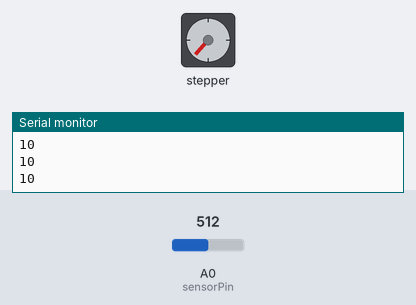
Recording of a sketch running on a simulated Arduino Uno, built with avr-gcc and run on an emulated ATmega328P. On the bench: stepper motor, the last lines printed to the serial monitor. The test bench sets the inputs (shaded band); at power-on: A0 (sensorPin) = 512. Stepper angles assume 3200 steps per turn.

Above: at 1.29 s.
1.3 s: A0 (sensorPin) set to 499
At 1.57 s:
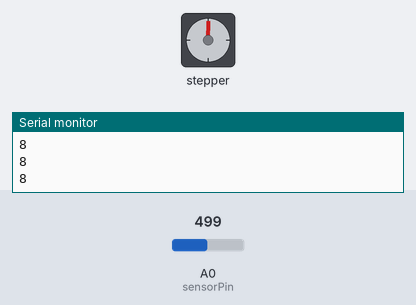
4.3 s: A0 (sensorPin) set to 400
At 4.45 s:
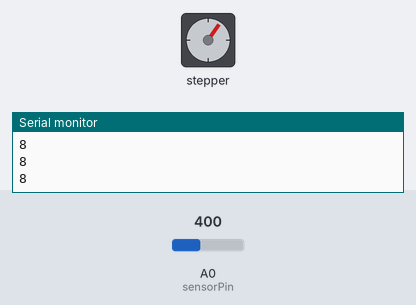
7.3 s: A0 (sensorPin) set to 369
At 7.68 s:
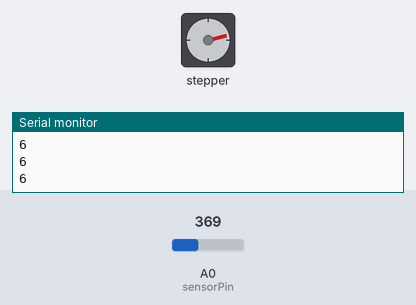
10.3 s: A0 (sensorPin) set to 122
Timing chart, 0 to 17.3 s (numbered marks = the images above; inputs shaded):
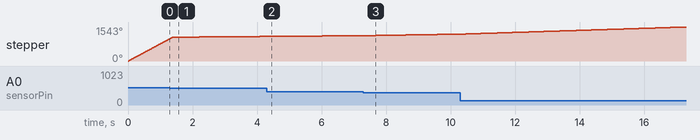

Measured:
- the behaviour switches between 512 and 511 on A0 (sensorPin) (found by bisection; images 0 and 1)
- the behaviour switches between 384 and 383 on A0 (sensorPin) (found by bisection; images 2 and 3)

The sketch:

_05_OneMotorSpeedControlwithPotentiometerTwoDirection.ino
```cpp
// (licence header left out)
#include <Arduino.h>
#include "A4988.h"

// Motor steps per revolution. Most steppers are 200 steps or 1.8 degrees/step
#define MOTOR_STEPS 200

// All the wires needed for full functionality
// 2-wire basic config, microstepping is hardwired on the driver
// BasicStepperDriver stepper(DIR, STEP);

// microstep control for A4988
#define M1_DIR 8
#define M1_STEP 9
#define M1_ENBL 7
#define M1_MS1 4
#define M1_MS2 5
#define M1_MS3 6
A4988 stepper1(MOTOR_STEPS, M1_DIR, M1_STEP, M1_MS1, M1_MS2, M1_MS3);

//#define M2_DIR 8
//#define M2_STEP 9
//#define M2_ENBL 13
//#define M2_MS1 10
//#define M2_MS2 11
//#define M2_MS3 12
//A4988 stepper2(MOTOR_STEPS, M2_DIR, M2_STEP, M2_MS1, M2_MS2, M2_MS3);

int sensorPin = A0;    // select the input pin for the potentiometer
int sensorValue = 0;  // variable to store the value coming from the sensor
int motorSpeed = 0;
int rotation = 45;
int deg = 1;
int rpm = 0;

bool enabled = true;

void setup() {
  /*
     Set target motor RPM.
     These motors can do up to about 200rpm.
     Too high will result in a high pitched whine and the motor does not move.
  */
  // stepper.setRPM(1);
  stepper1.begin(1, 16);
//  stepper2.begin(1, 16);

  Serial.begin(9600);
  /* microstep
      1ms  = 200  steps for 1 revolution
      4ms  = 800  steps for 1 revolution
      8ms  = 1600 steps for 1 revolution
      16ms = 3200 steps for 1 revolution
      but speed are same
  */
}

void loop() {
  sensorValue = analogRead(sensorPin);
  sensorValue = map(sensorValue, 0, 1023, 0, 8);
  motorSpeed = (sensorValue + 1) * 2;
  Serial.println(motorSpeed);

  // stepper.move(1600);
  // stepper.setMicrostep(16);

  stepper1.setRPM(rpm);
  //stepper2.setRPM(sensorValue);


  // rotate: move (num * 200 * microstep / 360)

  stepper1.rotate(rotation); // automacally fit with various microstep
  //  stepper2.rotate(90); // automacally fit with various microstep
  //  if (motorSpeed == 10 && enabled == true) {
  //    Serial.println("disabled");
  //    digitalWrite(M1_ENBL, HIGH);
  //    enabled = false;
  //
  //  } else if (motorSpeed < 10 && enabled == false) {
  //    Serial.println("enabled");
  //    digitalWrite(M1_ENBL, LOW);
  //    enabled = true;
  //    rotation = 45;
  //
  //  } else if (motorSpeed > 10) {
  //    Serial.println("enabled");
  //    digitalWrite(M1_ENBL, LOW);
  //    enabled = true;
  //    rotation = -45; // change direction
  //    stepper1.setRPM(motorSpeed-10);
  //  }
  if (motorSpeed == 2) {
    rpm = 8;
    rotation = deg;
  } else if (motorSpeed == 4) {
    digitalWrite(M1_ENBL, LOW);
    rpm = 6;
    rotation = deg;
  } else if (motorSpeed == 6) {
    digitalWrite(M1_ENBL, LOW);
    rpm = 4;
    rotation = deg;
  } else if (motorSpeed == 8) {
    digitalWrite(M1_ENBL, LOW);
    rpm = 2;
    rotation = deg;
  } else if (motorSpeed == 10 ) {
    //Serial.println("disabled");
    digitalWrite(M1_ENBL, HIGH);
    enabled = false;

  } else if (motorSpeed == 12) {
    digitalWrite(M1_ENBL, LOW);
    rpm = 2;
    rotation = deg*-1;
  } else if (motorSpeed == 14) {
    digitalWrite(M1_ENBL, LOW);
    rpm = 4;
    rotation = deg*-1;
  } else if (motorSpeed == 16) {
    digitalWrite(M1_ENBL, LOW);
    rpm = 6;
    rotation = deg*-1;
  } else if (motorSpeed == 18) {
    digitalWrite(M1_ENBL, LOW);
    rpm = 8;
    rotation = deg*-1;
  }
  //    /*
  //     * Microstepping mode: 1,2,4,8,16 or 32(DRV8834 only)
  //     * Mode 1 is full speed.
  //     * Mode 32 is 32 microsteps per step.
  //     * The motor should rotate just as fast (set RPM),
  //     * but movement precision is increased.
  //     */
  //
  //    // 180 degrees now takes 100 * 8 microsteps
  //    stepper.move(100*16);
  //    stepper.rotate(180);
  //
  //    // as you can see, using degrees is easier
  //    stepper.move(-100*16);
  //    stepper.rotate(-180);
}
```
